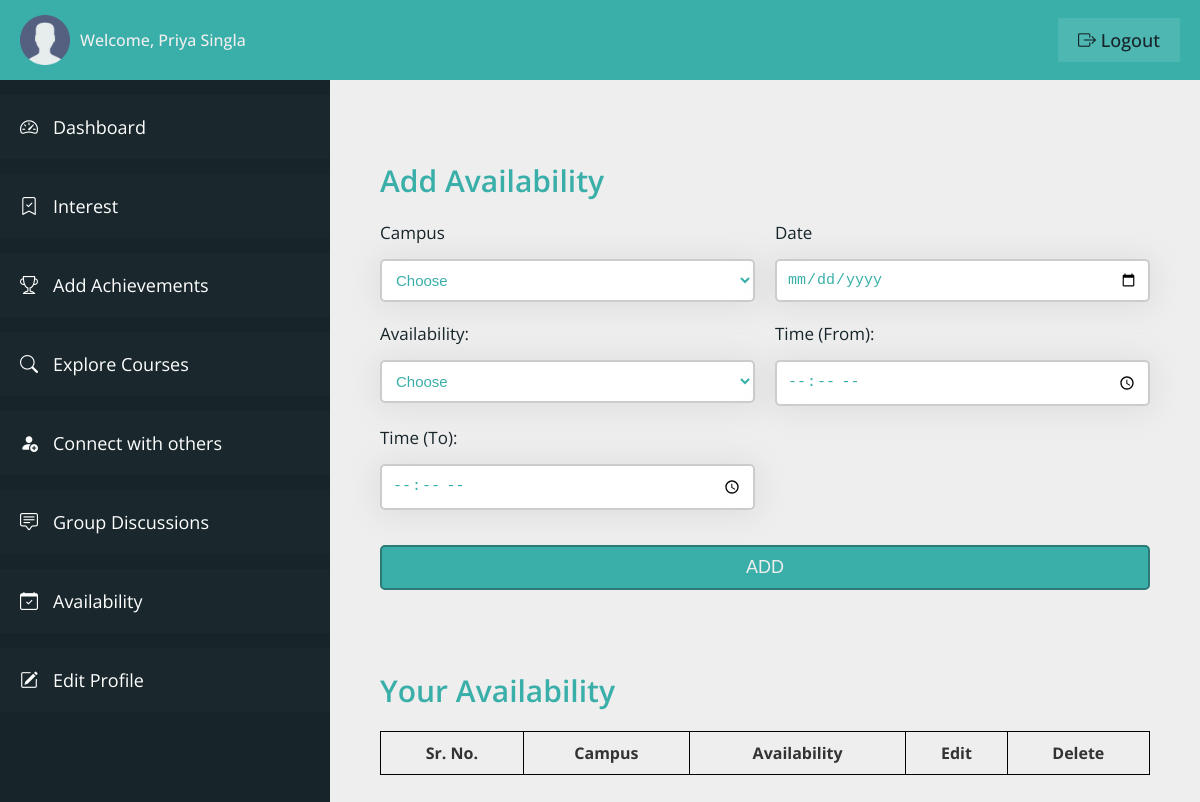
The page /student/user-availability.php (signed in) on the database as committed earlier.
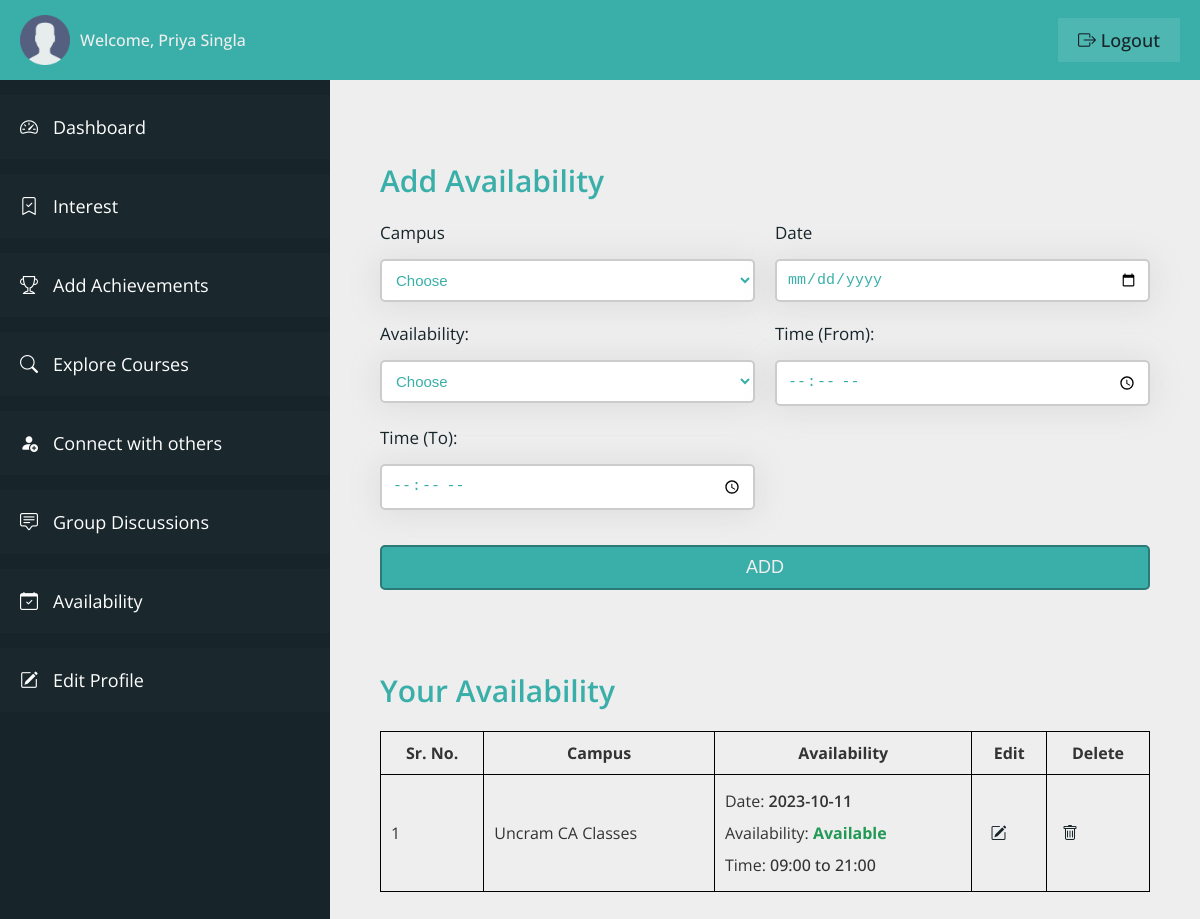
The same page on the database as committed later.
### tables this page shows
CREATE TABLE `availability_table` (
  `availability_id` int(11) NOT NULL,
  `user_id` int(11) NOT NULL,
  `campus_name` varchar(100) NOT NULL,
  `availability_date` varchar(50) NOT NULL,
  `availability` varchar(50) NOT NULL,
  `time_from` varchar(50) NOT NULL,
  `time_to` varchar(50) NOT NULL,
  `added_on` datetime NOT NULL DEFAULT current_timestamp()
);

### student/user-availability.php (the view, shortened to what the changed rows need)
<?php
include "connection.php";
?>
<!DOCTYPE html>
<html lang="en">
<head>
    <link rel="stylesheet" href="css/style-dashboard.css">
    <link rel="stylesheet" href="https://cdn.jsdelivr.net/npm/bootstrap-icons@1.11.0/font/bootstrap-icons.css">
</head>
<body>
    <div class="container">
        <main class="main__content">
            <div class="view__container">
                <div>
                    <div class="table__container">
                        <table class="table">
                            <thead>
                                <th>Sr. No.</th>
                                <th>Campus</th>
                                <th>Availability</th>
                                <th>Edit</th>
                                <th>Delete</th>
                            </thead>
                            <tbody>
                                <?php
                                $count = 1;
                                $query = "SELECT * FROM availability_table WHERE user_id = '" . $_SESSION['userIdVce'] . "'";
                                $runQ = mysqli_query($con, $query);
                                if (mysqli_num_rows($runQ) > 0) {
                                    while ($rowQ = mysqli_fetch_array($runQ)) {
                                ?>
                                        <tr>
                                            <td>
                                                <?php echo $count; ?>
                                            </td>
                                            <td>
                                                <?php echo $rowQ['campus_name']; ?>
                                            </td>
                                            <td style="line-height:2;">
                                                <p>Date:
                                                    <span style="font-weight:600;">
                                                        <?php echo $rowQ['availability_date']; ?>
                                                    </span>
                                                </p>
                                                <p>Availability:
                                                    <?php
                                                    if ($rowQ['availability'] == 'Available') { ?>
                                                        <span style="font-weight:700;color:#295;">
                                                            <?php echo $rowQ['availability']; ?>
                                                        </span>
                                                    <?php
                                                    } else { ?>
                                                        <span style="font-weight:700;color:#922;">
                                                            <?php echo $rowQ['availability']; ?>
                                                        </span>
                                                    <?php
                                                    }
                                                    ?>
                                                </p>
                                                <?php
                                                if ($rowQ['availability'] == 'Available') { ?>
                                                    <p>Time:
                                                        <span style="font-weight:500;"><?php echo $rowQ['time_from']; ?> to
                                                            <?php echo $rowQ['time_to']; ?></span>
                                                    </p>
                                                <?php }
                                                ?>
                                            </td>
                                            <td>
                                                <a href="edit-availability.php?aid=<?php echo $rowQ['availability_id']; ?>" class="edit-btn">
                                                    <i class="bi bi-pencil-square"></i>
                                                </a>
                                            </td>
                                            <td>
                                                <a onclick="return confirm('Are you sure you want to delete this item?');" href="remove-availability.php?aid=<?php echo $rowQ['availability_id']; ?>" class="remove-btn">
                                                    <i class="bi bi-trash"></i>
                                                </a>
                                            </td>
                                        </tr>
                                <?php
                                        $count++;
                                    }
                                }
                                ?>
                            </tbody>
                        </table>
                    </div>
                </div>
            </div>
        </main>
    </div>
</body>
</html>

Rows that differ between the two databases and show on the page:
added availability_table: campus_name "Uncram CA Classes", availability_date "2023-10-11", availability "Available", time_from "09:00", time_to "21:00"
